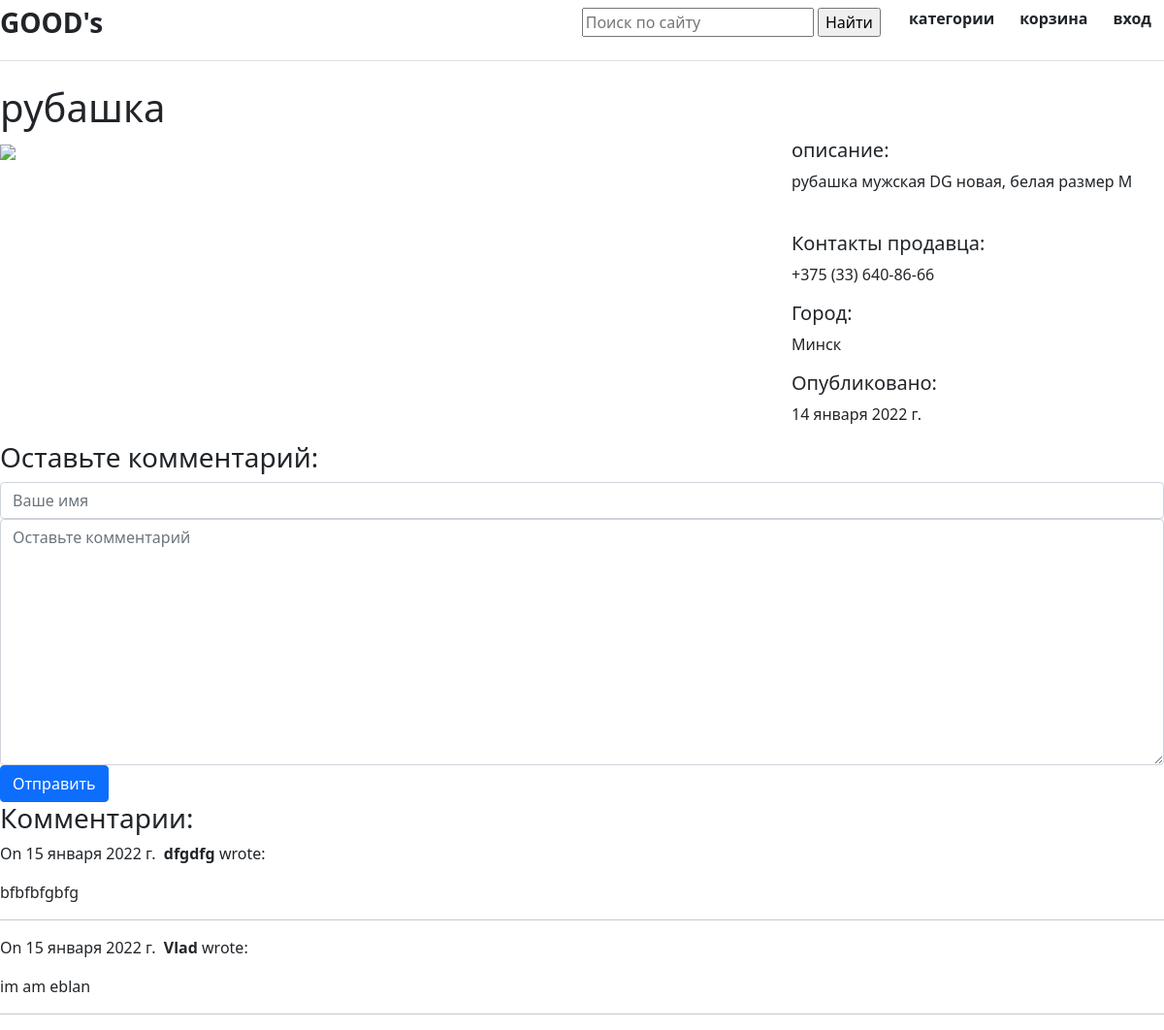
Page /2/ on the committed database.
### goods/models.py (models this page shows, shortened)
class Post(models.Model):
    STATUS_CHOICES = (
        ('draft', 'Draft'),
        ('published', 'Published'),
    )
    CATEROGIES = (
        ("men's", "Men's"),
        ("women's", "Women's"),
        ("children's", "Children's"),
    )
    CITY = (
        ("Минск", "минск"),
        ("Брест", "брест"),
        ("Гродно", "гродно"),
        ("Гомель", "гомель"),
        ("Витебск", "витебск"),
        ("Могилев", "могилев")
    )
    author = models.ForeignKey(User, null=True, related_name='posts', on_delete=models.CASCADE)
    title = models.CharField(blank=True, max_length=100)
    category = models.CharField(max_length=10, choices=CATEROGIES)
    description = models.TextField(max_length=400)
    image = models.FileField(upload_to='img/')
    publish = models.DateTimeField(default=timezone.now)
    date = models.DateField(null=True, auto_now_add="True")
    status = models.CharField(max_length=10, choices=STATUS_CHOICES, default='draft')
    phone = models.CharField(blank=True, max_length=100)
    city = models.CharField(max_length=10, choices=CITY, default='')
    categories = models.ManyToManyField("Category", related_name='posts')
    class Meta:
        verbose_name = 'Пост'
        verbose_name_plural = 'Посты'

class CommentBest(models.Model):
    author = models.CharField(max_length=60)
    body = models.TextField()
    created_on = models.DateTimeField(auto_now_add=True)
    post = models.ForeignKey('Post', on_delete=models.CASCADE)

### goods/views.py (the view, shortened to what this page needs)
# urls.py: path('<int:pk>/', views.post, name="post"),
def post(request, pk):
    post = Post.objects.get(pk=pk)
    form = CommentForm()
    comments = CommentBest.objects.filter(post=post)
    context = {
        "post": post,
        "comments": comments,
        "form": form,
    }
    return render(request, "goods/post.html", context)

### goods/forms.py
class CommentForm(forms.Form):
    author = forms.CharField(
        max_length=60,
        widget=forms.TextInput(attrs={
            "class": "form-control",
            "placeholder": "Ваше имя"
        })
    )
    body = forms.CharField(widget=forms.Textarea(
        attrs={
            "class": "form-control",
            "placeholder": "Оставьте комментарий"
        })
    )

### goods/templates/goods/post.html (shortened to what this page needs)
{% extends "base.html" %}
{% load static %}
{% block content %}
<h1>{{ post.title }}</h1>
<div class="row">
    <div class="col-md-8">
        <img src="{% static goods.image %}">
    </div>
    <div class="col-md-4">
        <h5>описание:</h5>
        <p>{{ post.description }}</p>
        <br>
        <h5> Контакты продавца: </h5>
        <p> {{ post.phone }} </p>
        <h5> Город: </h5>
        <p> {{ post.city}} </p>
        <h5> Опубликовано: </h5>
        <p>{{ post.date }}</p>
    </div>
    <h3>Оставьте комментарий:</h3>
    <form action="/{{ post.pk }}/" method="post">
        <div class="form-group">
            {{ form.author }}
        </div>
        <div class="form-group">
            {{ form.body }}
        </div>
        <button type="submit" class="btn btn-primary">Отправить</button>
    </form>
    <h3>Комментарии:</h3>
    {% for comment in comments %}
    <p>
        On {{comment.created_on.date }}&nbsp;
        <b>{{ comment.author }}</b> wrote:
    </p>
    <p>{{ comment.body }}</p>
    <hr>
    {% endfor %}
</div>
{% endblock %}

### templates/base.html (shortened to what this page needs)
<!DOCTYPE html>
<html lang="en">
<head>
    <link rel="stylesheet" href="https://cdn.jsdelivr.net/npm/bootstrap@5.1.3/dist/css/bootstrap.min.css">
</head>
<body>
<div class="d-flex flex-column flex-md-row align-items-center pb-3 mb-4 border-bottom">
    <a href="/" class="d-flex align-items-center text-dark text-decoration-none">
        <span class="fs-3"><b>GOOD's</b></span>
    </a>
    <nav class="d-inline-flex mt-2 mt-md-0 ms-md-auto">
        <a class="me-3 py-2 text-dark text-decoration-none">
            <input type="text" class="search" placeholder="Поиск по сайту">
            <input type="submit" value="Найти"></a>
        <a class="btn" href="categories"><b>категории</b></a>
        <a class="btn" href="basket"><b>корзина</b></a>
        <a class="btn" href="u_login"><b>вход</b></a>
    </nav>
</div>
{% block content %}{% endblock %}
</body>
</html>

### rows in the picture
Post: title "рубашка", description "рубашка мужская DG новая, белая размер М", phone "+375 (33) 640-86-66", city "Минск", date "14 января 2022 г."
CommentBest: created_on "15 января 2022 г.", author "dfgdfg", body "bfbfbfgbfg"
CommentBest: created_on "15 января 2022 г.", author "Vlad", body "im am eblan"
